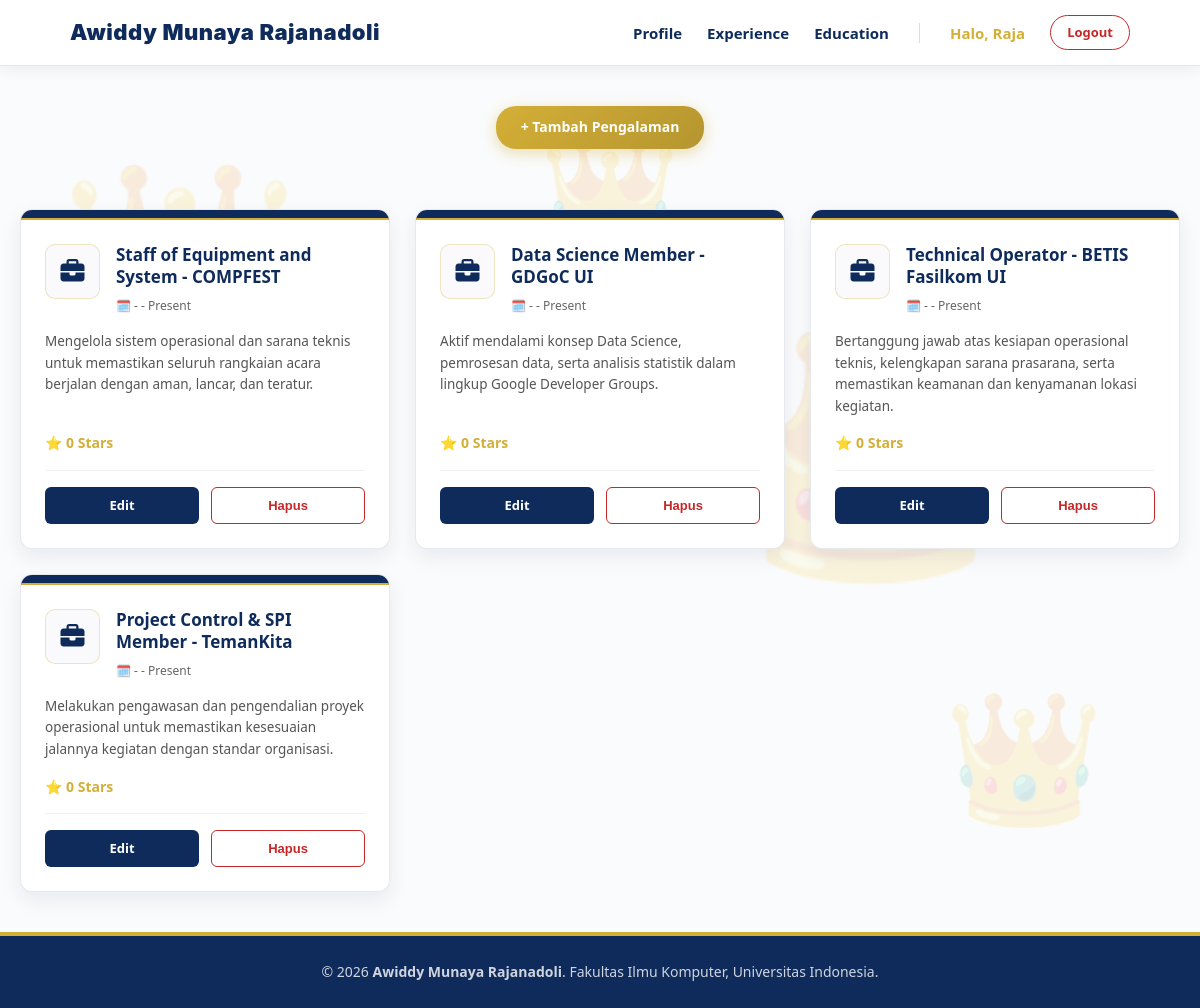
Page /experience/ (signed in) on the committed database.
### main/models.py (models this page shows, shortened)
class Experience(models.Model):
    EXPERIENCE_CHOICES = [
        ('internship', 'Internship'),
        ('research', 'Research'),
        ('volunteer', 'Volunteer'),
        ('part-time', 'Part-Time'),
        ('full-time', 'Full-Time'),
        ('freelance', 'Freelance'),
    ]
    id = models.UUIDField(primary_key=True, default=uuid.uuid4, editable=False)
    title = models.CharField(max_length=255)
    description = models.TextField()
    category = models.CharField(max_length=20, choices=EXPERIENCE_CHOICES, default='full-time')
    thumbnail = models.CharField(max_length=500, blank=True, null=True) # Untuk foto bukti kegiatan besar
    logo_url = models.CharField(max_length=500, blank=True, null=True)  # Untuk lambang organisasi kecil
    started_at = models.DateField(blank=True, null=True)
    ended_at = models.DateTimeField(blank=True, null=True)
    stars = models.ManyToManyField(User, related_name='starred_experiences', blank=True)
    @property
    def is_ongoing(self):
        return self.ended_at is None
    @property
    def total_stars(self):
        return self.stars.count()

### main/views.py (the view)
# urls.py: path("experience/", show_experience, name="show_experience"),
def show_experience(request):
    title_query = request.GET.get("q", "").strip()
    experiences = Experience.objects.all()
    if title_query:
        experiences = experiences.filter(title__icontains=title_query)
    context = {
        "name": "Awiddy Munaya Rajanadoli",
        "experiences": experiences,
        "is_editor": is_editor(request.user) if request.user.is_authenticated else False,
    }
    return render(request, "experience.html", context)

### main/views.py (called while the page is built)
def is_editor(user):
    return user.groups.filter(name='Editor').exists()

### templates/experience.html (shortened to what this page needs)
{% extends 'base.html' %}
{% load static %}
{% block content %}
<section class="exp-section">
    <div class="exp-header-container">
        {% if user.is_superuser %}
            <a href="{% url 'main:create_experience' %}" class="btn-add-gold">+ Tambah Pengalaman</a>
        {% endif %}
    </div>
    <div class="exp-grid">
        {% for exp in experiences %}
            <div class="exp-card">
                <div class="exp-body">
                    <div class="exp-top-row">
                        <div class="exp-logo">
                            {% if exp.logo_url %}
                                <img src="{{ exp.logo_url }}" alt="Logo" onerror="this.style.display='none'">
                            {% else %}
                                <i class="fa-solid fa-briefcase exp-logo-fallback"></i>
                            {% endif %}
                        </div>
                        <div class="exp-title-box">
                            <h3 class="exp-title">{{ exp.title }}</h3>
                            <p class="exp-date">
                                🗓️ {% if exp.started_at %}{{ exp.started_at|date:"M Y" }}{% else %}-{% endif %}
                                -
                                {% if exp.is_ongoing or not exp.ended_at %}Present{% else %}{{ exp.ended_at|date:"M Y" }}{% endif %}
                            </p>
                        </div>
                    </div>
                    <p class="exp-desc">{{ exp.description }}</p>
                    <div class="exp-stars">
                        ⭐ {{ exp.total_stars }} Stars
                    </div>
                    {% if user.is_superuser or is_editor %}
                        <div class="exp-actions">
                            <a href="{% url 'main:update_experience' exp.id %}" class="btn-action btn-edit">Edit</a>
                            {% if user.is_superuser %}
                                <form method="POST" action="{% url 'main:delete_experience' exp.id %}" style="flex: 1; margin: 0; display: flex;">
                                    <button type="submit" class="btn-action btn-delete" style="width: 100%;" onclick="return confirm('Yakin ingin menghapus pengalaman ini?')">Hapus</button>
                                </form>
                            {% endif %}
                        </div>
                    {% endif %}
                </div>
            </div>
        {% empty %}
            <div style="text-align: center; padding: 40px; border: 1px dashed #D4AF37; border-radius: 12px; color: #0f2b5b; grid-column: 1 / -1; background: white;">
                <p>Belum ada pengalaman yang tercatat.</p>
            </div>
        {% endfor %}
    </div>
</section>
{% endblock content %}

### templates/base.html (shortened to what this page needs)
{% load static %}
<!DOCTYPE html>
<html lang="en">
<head>
    <link rel="stylesheet" href="https://cdnjs.cloudflare.com/ajax/libs/font-awesome/6.4.0/css/all.min.css">
    <link rel="stylesheet" href="{% static 'css/style.css' %}">
</head>
<body style="background-color: #fafbfc; margin: 0; font-family: 'Segoe UI', Tahoma, Geneva, Verdana, sans-serif;">
    <div class="floating-crown crown1">👑</div>
    <div class="floating-crown crown2">👑</div>
    <div class="floating-crown crown3">👑</div>
    <div class="floating-crown crown4">👑</div>
    <div class="floating-crown crown5">👑</div>
    <header class="site-header" style="background-color: rgba(255, 255, 255, 0.95); backdrop-filter: blur(10px); position: sticky; top: 0; z-index: 100; box-shadow: 0 2px 15px rgba(15, 43, 91, 0.08); padding: 15px 0;">
      <div class="container" style="display: flex; justify-content: space-between; align-items: center; max-width: 1100px; margin: 0 auto; padding: 0 20px;">
          <a href="{% url 'main:show_main' %}" class="brand" style="font-size: 22px; font-weight: 900; color: #0f2b5b; text-decoration: none; letter-spacing: 0.5px;">{{ name }}</a>
          <nav style="display: flex; align-items: center; gap: 25px;">
              <a href="{% url 'main:show_main' %}" style="color: #0f2b5b; font-weight: 700; text-decoration: none; font-size: 15px; transition: color 0.2s;">Profile</a>
              <a href="{% url 'main:show_experience' %}" style="color: #0f2b5b; font-weight: 700; text-decoration: none; font-size: 15px; transition: color 0.2s;">Experience</a>
              <a href="{% url 'main:show_education' %}" style="color: #0f2b5b; font-weight: 700; text-decoration: none; font-size: 15px; transition: color 0.2s;">Education</a>
              {% if user.is_authenticated %}
                  <span style="color: #D4AF37; font-weight: bold; font-size: 15px;">Halo, {{ user.username }}</span>
                  <a href="{% url 'main:logout' %}" style="color: #c62828; border: 1px solid #c62828; padding: 6px 16px; border-radius: 20px; text-decoration: none; font-size: 13px; font-weight: bold; transition: all 0.2s;">Logout</a>
              {% endif %}
          </nav>
      </div>
    </header>
    <main style="min-height: 80vh;">
        {% block content %}
        {% endblock content %}
    </main>
    <footer class="site-footer" style="background-color: #0f2b5b; color: rgba(255, 255, 255, 0.8); text-align: center; padding: 25px 0; border-top: 4px solid #D4AF37; margin-top: auto;">
        <div class="container">
            <p style="margin: 0; font-size: 14px;">&copy; 2026 <strong>{{ name }}</strong>. Fakultas Ilmu Komputer, Universitas Indonesia.</p>
        </div>
    </footer>
</body>
</html>

### static/css/style.css (style rules this page uses)
* { margin: 0; padding: 0; box-sizing: border-box; }
:root { --ink: #0f172a; --paper: #fdfdfc; --accent: #D4AF37; --accent-dark: #b8860b; --royal-blue: #4169E1; --royal-blue-dark: #27408B; --line: #e2e8f0; --text-muted: #475569; --radius: 6px; }
body { font-family: -apple-system, "Segoe UI", Roboto, Helvetica, Arial, sans-serif; color: var(--ink); background-color: var(--paper); line-height: 1.6; }
h1, .brand { font-family: "Space Grotesk", -apple-system, sans-serif; }
.container { max-width: 960px; margin: 0 auto; padding: 0 1.5rem; }
.site-header { border-bottom: 1px solid var(--line); }
.site-header .container { display: flex; justify-content: space-between; align-items: center; padding: 1.25rem 1.5rem; }
.brand { font-size: 1.3rem; font-weight: 700; color: var(--ink); text-decoration: none; }
.site-header nav { display: flex; gap: 2rem; }
.site-header nav a { color: var(--ink); text-decoration: none; font-size: 0.95rem; }
.site-footer { padding: 1.5rem; color: var(--text-muted); font-size: 0.85rem; border-top: 1px solid var(--line); }
.floating-crown { position: fixed; opacity: 0.15; z-index: -1; }
.crown1 { top: 10%; left: 5%; font-size: 12rem; animation: gerakNaikTurun 7s ease-in-out infinite; }
.crown2 { bottom: 15%; right: 8%; font-size: 8rem; animation: gerakDiagonal 9s ease-in-out infinite alternate; }
.crown3 { top: 25%; right: 15%; font-size: 15rem; animation: gerakPutar 15s linear infinite; }
.crown4 { bottom: 15%; left: 20%; font-size: 6rem; animation: gerakNaikTurun 6s ease-in-out infinite 2s; }
.crown5 { top: 10%; left: 45%; font-size: 7rem; animation: gerakNaikTurun 8s ease-in-out infinite 1s; }

### templates/experience.html (style rules this page uses)
.exp-section { padding: 40px 20px; max-width: 1200px; margin: 0 auto; font-family: 'Segoe UI', system-ui, -apple-system, sans-serif; }
.exp-header-container { text-align: center; margin-bottom: 40px; }
.btn-add-gold { display: inline-block; padding: 10px 25px; background: linear-gradient(135deg, #D4AF37, #B5952F); color: #ffffff; text-decoration: none; border-radius: 20px; font-weight: 800; font-size: 14px; box-shadow: 0 4px 15px rgba(212, 175, 55, 0.4); transition: transform 0.2s; margin-bottom: 20px; }
.exp-grid { display: grid; grid-template-columns: repeat(auto-fill, minmax(320px, 1fr)); gap: 25px; }
.exp-card { background: #ffffff; border-radius: 12px; overflow: hidden; box-shadow: 0 8px 20px rgba(15, 43, 91, 0.08); border: 1px solid rgba(15, 43, 91, 0.1); display: flex; flex-direction: column; transition: transform 0.2s, box-shadow 0.2s; position: relative; }
.exp-card::before { content: ''; height: 8px; background: #0f2b5b; display: block; border-bottom: 2px solid #D4AF37; }
.exp-body { padding: 24px; display: flex; flex-direction: column; flex-grow: 1; }
.exp-top-row { display: flex; gap: 16px; margin-bottom: 16px; align-items: flex-start; }
.exp-logo { width: 55px; height: 55px; flex-shrink: 0; border-radius: 10px; background: #fafafc; border: 1px solid rgba(212, 175, 55, 0.3); display: flex; align-items: center; justify-content: center; overflow: hidden; padding: 5px; }
.exp-logo-fallback { color: #0f2b5b; font-size: 24px; }
.exp-title-box { flex-grow: 1; }
.exp-title { color: #0f2b5b; font-size: 17px; font-weight: 800; margin: 0 0 8px 0; line-height: 1.3; }
.exp-date { color: #666; font-size: 12px; margin: 0; display: flex; align-items: center; gap: 6px; }
.exp-desc { color: #555; font-size: 13.5px; line-height: 1.6; margin: 0 0 15px 0; }
.exp-stars { font-size: 14px; color: #D4AF37; font-weight: bold; margin-bottom: 15px; margin-top: auto; display: flex; align-items: center; gap: 5px; }
.exp-actions { display: flex; gap: 12px; border-top: 1px solid #f0f0f0; padding-top: 16px; }
.btn-action { flex: 1; padding: 8px 0; text-align: center; border-radius: 6px; font-size: 13px; font-weight: 700; text-decoration: none; cursor: pointer; transition: opacity 0.2s; }
.btn-edit { background-color: #0f2b5b; color: white; border: none; }
.btn-delete { background-color: transparent; color: #c62828; border: 1px solid #c62828; }

### rows in the picture
Experience: title "Staff of Equipment and System - COMPFEST", shows "Present", description "Mengelola sistem operasional dan sarana teknis untuk memastikan seluruh rangkaian acara berjalan dengan aman, lancar, dan teratur.", total_stars "0"
Experience: title "Data Science Member - GDGoC UI", shows "Present", description "Aktif mendalami konsep Data Science, pemrosesan data, serta analisis statistik dalam lingkup Google Developer Groups.", total_stars "0"
Experience: title "Technical Operator - BETIS Fasilkom UI", shows "Present", description "Bertanggung jawab atas kesiapan operasional teknis, kelengkapan sarana prasarana, serta memastikan keamanan dan kenyamanan lokasi kegiatan.", total_stars "0"
Experience: title "Project Control & SPI Member - TemanKita", shows "Present", description "Melakukan pengawasan dan pengendalian proyek operasional untuk memastikan kesesuaian jalannya kegiatan dengan standar organisasi.", total_stars "0"

### other values in the picture
{{ name }} "Awiddy Munaya Rajanadoli"
{{ user.username }} "Raja"
